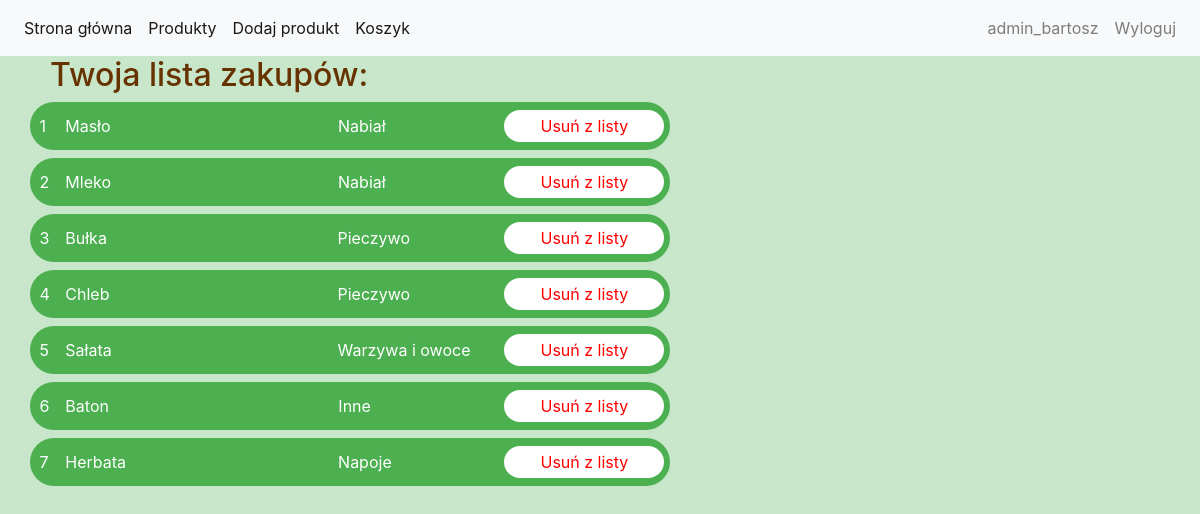
The app's page /cart/ (signed in) with its own data.
### project_app/models.py (models this page shows, shortened)
class Cart(models.Model):
    id = models.AutoField(primary_key=True)
    user = models.ForeignKey(User, on_delete=models.CASCADE, default=0)
    product = models.ForeignKey(Product, on_delete=models.CASCADE, default=0)

class Product(models.Model):
    id = models.AutoField(primary_key=True)
    product_name = models.TextField(default = 0, max_length=20)
    category = models.ForeignKey(Category, on_delete=models.CASCADE)
    user_id = models.ForeignKey(User, on_delete=models.CASCADE, default = 0)
    create_date = models.DateTimeField(default=timezone.now)

class Category(models.Model):
    id = models.AutoField(primary_key=True)
    category_name = models.TextField(default = 0)
    def __str__(self):
        return f'{self.category_name}'

### project_app/views.py (the view)
# urls.py: path('cart/', cart_view, name='cart'),
@login_required
def cart_view(request):
    prod = Cart.objects.order_by('product__category').filter(user=request.user)
    context = {'product': prod}
    return render(request, "cart.html", context)

### templates/cart.html (shortened to what this page needs)
{% extends 'base_logged.html' %}
{% load static %}
{% block content %}
<body class="background-color">
<h2 style="margin-left: 50px">Twoja lista zakupów:</h2>
<form action="/delete_from_cart/" method="post">
        {% for i in product %}
            <div class="product_list" style="margin-left: 30px">
                            <center>
                                <table border="0" cellpadding="4">
                                    <tr>
                                        <td width="30" style="padding-left: 8px">{{ forloop.counter }}</td>
                                        <td width="280">{{ i.product.product_name }}</td>
                                        <td width="170">{{ i.product.category }}</td>
                                        <td><button class="product_list_button" type="submit" name="product" value="{{i.product.id}}">Usuń z listy</button> </td>
                                    </tr>
                                </table>
                            </center>
            </div>
        {% endfor %}
</form>
</body>
{% endblock %}

### templates/base_logged.html (shortened to what this page needs)
<!DOCTYPE html>
{% load static %}
<html lang="pl">
<head>
    <link rel="stylesheet" href="{% static 'css/style.css' %}">
    <link rel="stylesheet" href="https://stackpath.bootstrapcdn.com/bootstrap/4.4.1/css/bootstrap.min.css"
>
</head>
<body>
<nav class="navbar navbar-expand-lg navbar-light bg-light">
  <div class="collapse navbar-collapse" id="navbarNav">
    <ul class="navbar-nav">
      <li class="nav-item active">
        <a class="nav-link" href="{% url 'home' %}">Strona główna <span class="sr-only">(current)</span></a>
      </li>
      <li class="nav-item active">
        <a class="nav-link" href="{% url 'my_search' %}">Produkty<span class="sr-only">(current)</span></a>
      </li>
      <li class="nav-item active">
        <a class="nav-link" href="{% url 'add_product_view' %}">Dodaj produkt <span class="sr-only">(current)</span></a>
      </li>
      <li class="nav-item active">
        <a class="nav-link" href="{% url 'cart' %}">Koszyk <span class="sr-only">(current)</span></a>
      </li>
    </ul>
      <ul class="navbar-nav ml-auto">
      <li class="nav-item">
        <a class="nav-link" href="{% url 'edit_profil' %}">{% if request.user.is_authenticated %}{{ request.user }}{% endif %}</a>
      </li>
      <li class="nav-item">
        <a class="nav-link" href="{% url 'logout' %}">Wyloguj</a>
      </li>
    </ul>
  </div>
</nav>
{% block content %}
{% endblock %}
</body>
</html>

### public/static/css/style.css (style rules this page uses)
h2 { color: #663300; size: 10; }
.background-color { background: #C8E6C9; }
.product_list { height: 3rem; width: 40rem; margin: 0.5rem auto; padding: 0.1rem; border: 0rem solid; border-radius: 2rem; background: #4CAF50; color: white; }
.product_list_button { height: 2rem; width: 10rem; margin: 0.1rem auto; padding: 0.07rem; border: 0rem solid; border-radius: 2rem; background: white; color: red; }

### records on screen
Cart: product.product_name "Masło", product.category "Nabiał"
Cart: product.product_name "Mleko", product.category "Nabiał"
Cart: product.product_name "Bułka", product.category "Pieczywo"
Cart: product.product_name "Chleb", product.category "Pieczywo"
Cart: product.product_name "Sałata", product.category "Warzywa i owoce"
Cart: product.product_name "Baton", product.category "Inne"
Cart: product.product_name "Herbata", product.category "Napoje"

### other values on screen
{{ request.user }} "admin_bartosz"
